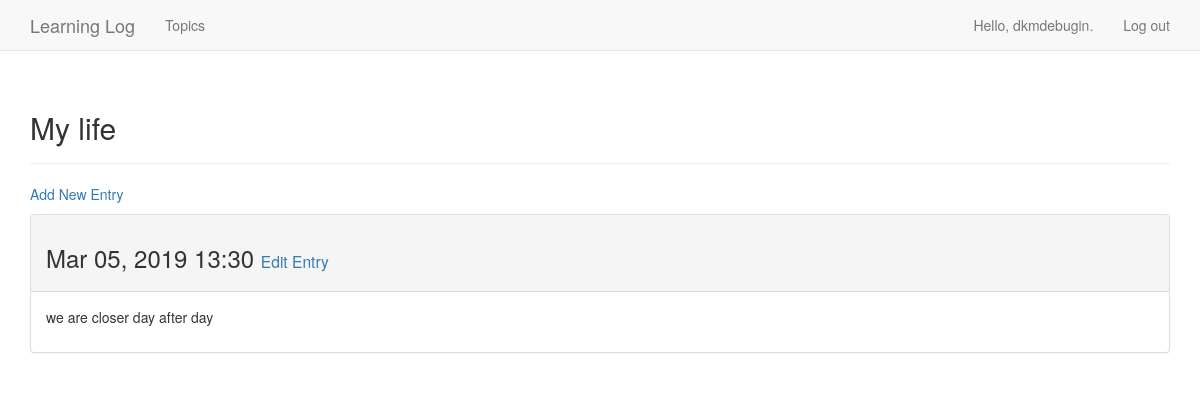
Page /topics/4/ (signed in) on the committed database.
### learning_logs/models.py (models this page shows, shortened)
class Topic(models.Model):
    text = models.CharField(max_length=200)
    date_added = models.DateTimeField(auto_now_add=True)
    owner = models.ForeignKey(User, on_delete=models.DO_NOTHING)
    def __str__(self):
        return self.text

class Entry(models.Model):
    topic = models.ForeignKey(Topic, on_delete=models.DO_NOTHING)
    text = models.TextField()
    date_added = models.DateTimeField(auto_now_add=True)
    class Meta:
        verbose_name_plural = 'entries'

### learning_logs/views.py (the view)
# urls.py: url(r'^topics/(?P<topic_id>\d+)/$', views.topic, name='topic'),
@login_required
def topic(request, topic_id):
    topic = get_object_or_404(Topic,  id=topic_id)
    check_topic_owner(topic, request)
    entries = topic.entry_set.order_by('-date_added') # sort by date_added in reverse due to the minus sign
    context = {'topic': topic, 'entries': entries}
    return render(request, 'learning_logs/topic.html', context)

### learning_logs/views.py (called while the page is built)
def check_topic_owner(topic, request):
    if topic.owner != request.user:
        raise Http404

### learning_logs/templates/learning_logs/topic.html
{% extends 'learning_logs/base.html' %}
{% block header %}
  <h2>{{ topic }}</h2>
{% endblock %}
{% block content %}
  <p>
    <a href="{% url 'learning_logs:new_entry' topic.id %}">Add New Entry</a>
  </p>
  {% for entry in entries %}
    <div class="panel panel-default">
      <div class="panel-heading">
        <h3>
          {{ entry.date_added|date:'M d, Y H:i' }}
          <small>
              <a href="{% url 'learning_logs:edit_entry' entry.id %}">Edit Entry</a>
          </small>
        </h3>
      </div>
      <div class="panel-body">
        {{ entry.text|linebreaks }}
      </div>
    </div>
  {% empty %}
      There are no entries for this topic yet.
  {% endfor %}
{% endblock %}

### learning_logs/templates/learning_logs/base.html (shortened to what this page needs)
{% load bootstrap3 %}
<!DOCTYPE html>
<html lang="en" dir="ltr">
  <head>
    {% bootstrap_css %}
  </head>
  <body>
    <nav class="navbar navbar-default navbar-static-top">
      <div class="container">
        <div class="navbar-header">
          <a class='navbar-brand' href="{% url 'learning_logs:index' %}">
          Learning Log</a>
        </div>
        <div id='navbar' class="collapse navbar-collapse">
          <ul class="nav navbar-nav">
            <li><a href="{% url 'learning_logs:topics' %}">Topics</a></li>
          </ul>
          <ul class="nav navbar-nav navbar-right">
            {% if user.is_authenticated %}
              <li><a>Hello, {{ user.username }}.</a></li>
              <li><a href="{% url 'users:logout' %}"> Log out</a></li>
            {% else %}
              <li><a href="{% url 'users:register' %}">Register</a></li>
              <li><a href="{% url 'users:login' %}">Log in</a></li>
            {% endif %}
          </ul>
        </div>
      </div>
    </nav>
    <div class="container">
      <div class="page-header">
        {% block header %}{% endblock %}
      </div>
      <div>
        {% block content %}{% endblock %}
      </div>
    </div>
  </body>
</html>

### rows in the picture
Topic: text "My life"
Entry: date_added "Mar 05, 2019 13:30", text "we are closer day after day"

### other values in the picture
{{ user.username }} "dkmdebugin"
